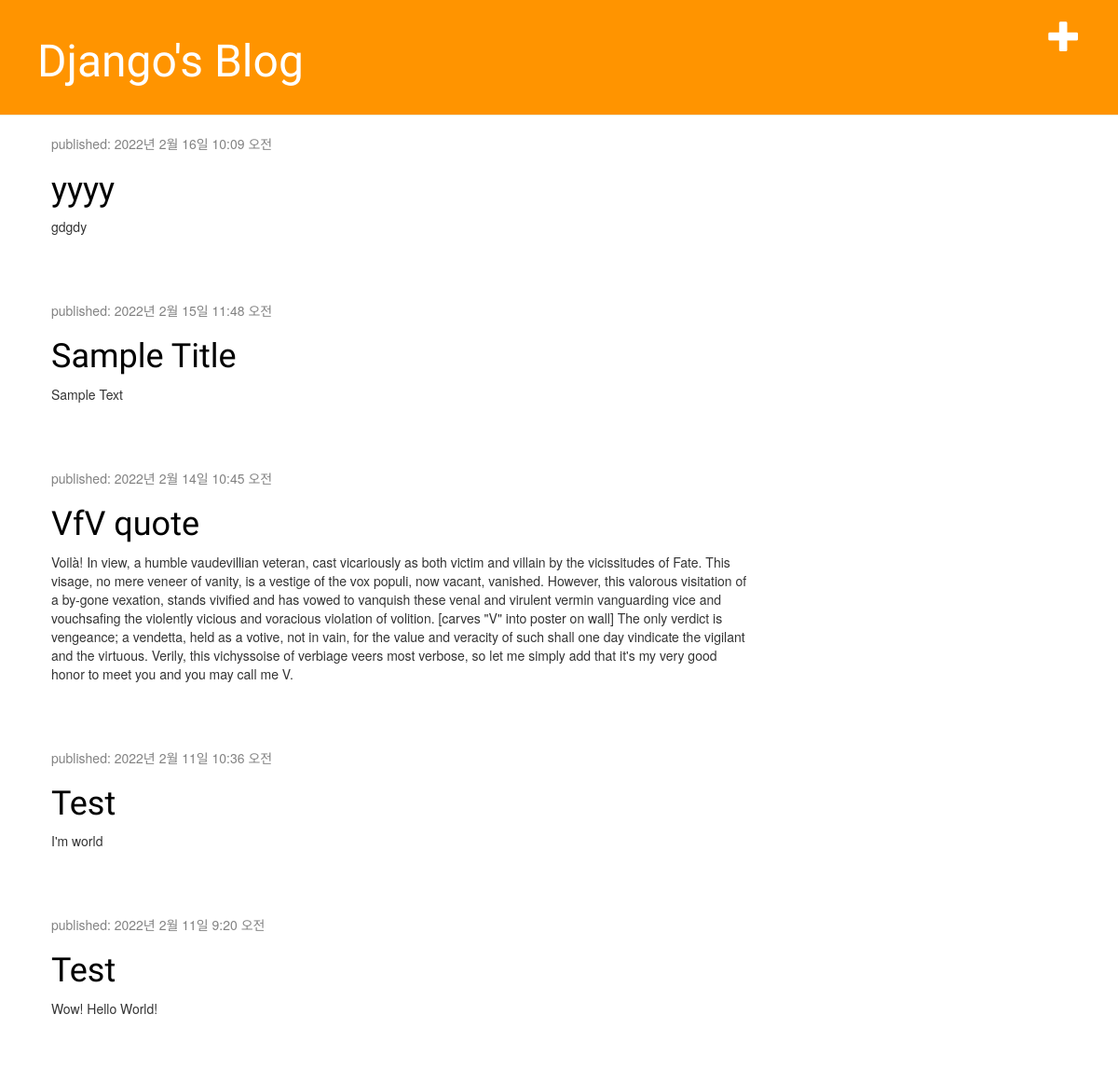
Page /blog/ on the earlier database version.
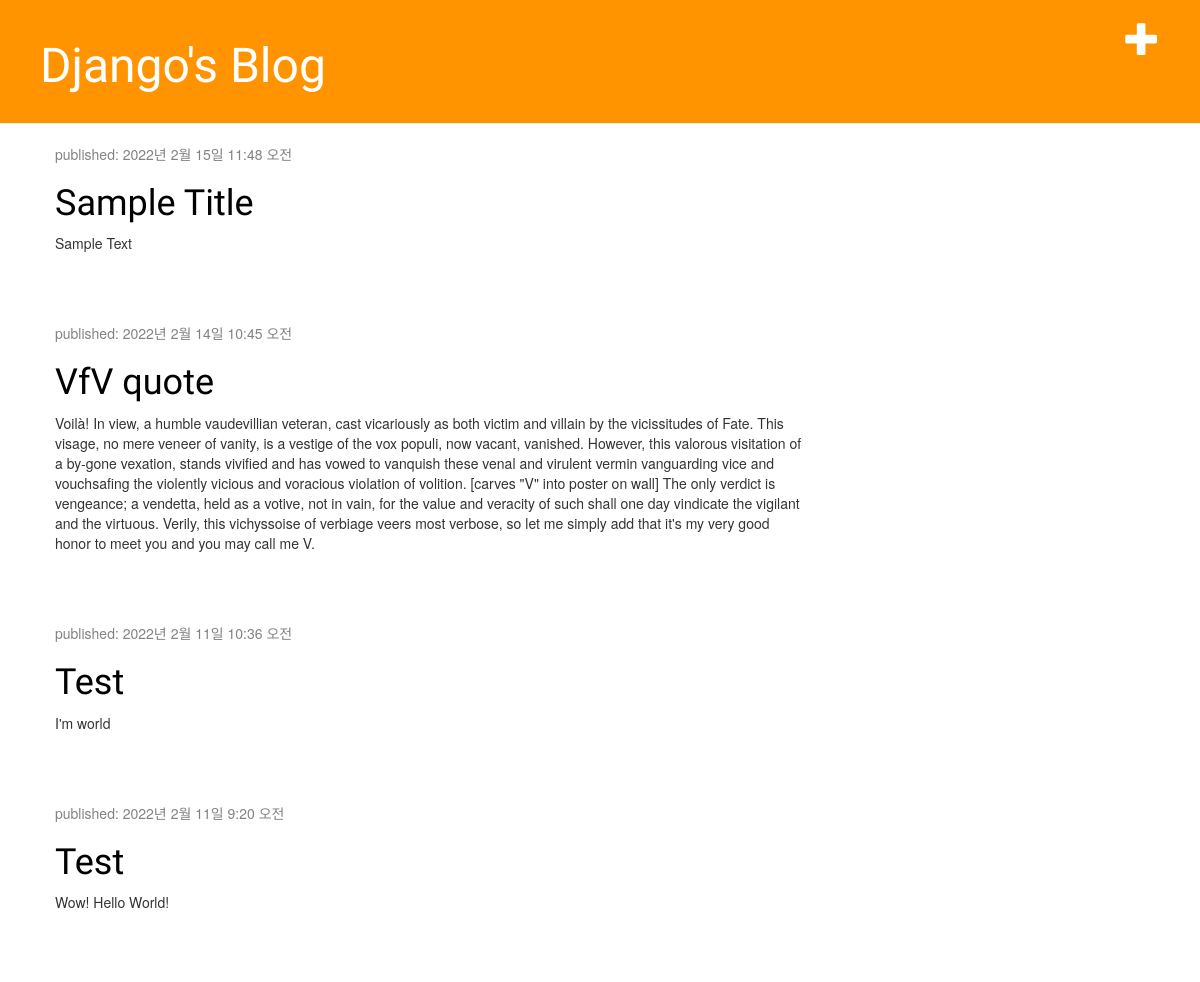
Same page on the later database version.
### blog/models.py (models this page shows, shortened)
class Post(models.Model):
    author = models.ForeignKey('auth.User', on_delete=models.CASCADE)
    title = models.CharField(max_length=200, validators=[min_length_2_validator])
    text = models.TextField()
    created_date = models.DateTimeField(default=timezone.now)
    published_date = models.DateTimeField(blank=True, null=True)

### blog/views.py (the view)
# urls.py: path('', views.post_list, name='post_list_home'),
def post_list(request):
    posts = Post.objects.filter(published_date__lte=timezone.now()).order_by('-published_date')
    return render(request, 'blog/post_list.html', {'post_list': posts})

### blog/templates/Blog/post_list.html
{% extends 'blog/base.html' %}
{% block content %}
{% for post in post_list %}
<div class="post">
    <div class="date">
        <p>published: {{ post.published_date }}</p>
    </div>
    <h1><a href="{% url 'post_detail' pk=post.pk %}">{{ post.title }}</a></h1>
    <p>{{ post.text | linebreaksbr }}</p>
</div>
{% empty %}
<p>Blog에 불러올 글이 없습니다.</p>
{% endfor %}
{% endblock %}

### blog/templates/Blog/base.html (shortened to what this page needs)
{% load static %}
<html>
<head>
    <link href="https://maxcdn.bootstrapcdn.com/bootstrap/3.3.2/css/bootstrap.min.css"
          rel="stylesheet">
    <link href="https://maxcdn.bootstrapcdn.com/bootstrap/3.3.2/css/bootstrap-theme.min.css"
          rel="stylesheet">
    <link href="{% static 'css/blog.css' %}?after" rel="stylesheet">
</head>
<body>
<div class="page-header">
    <a href="{% url 'post_new' %}" class="top-menu">
        <span class="glyphicon glyphicon-plus"></span></a>
    <h1><a href="{% url 'post_list_home' %}">Django's Blog</a></h1>
</div>
<div class="content container">
    <div class="row">
        <div class="col-md-8">
            {% block content %}
            {% endblock %}
        </div>
    </div>
</div>
</body>
</html>

### blog/static/css/blog.css (style rules this page uses)
.page-header { background-color: #ff9400; margin-top: 0; padding: 20px 20px 20px 40px; }
.page-header h1, .page-header h1 a, .page-header h1 a:visited, .page-header h1 a:active { color: #ffffff; font-size: 36pt; text-decoration: none; }
.content { margin-left: 40px; }
h1, h2, h3, h4 { font-family: 'Lobster', cursive; }
.date { color: #828282; }
.top-menu, .top-menu:hover, .top-menu:visited { color: #ffffff; float: right; font-size: 26pt; margin-right: 20px; }
.post { margin-bottom: 70px; }
.post h1 a, .post h1 a:visited { color: #000000; }

Differences in the rows shown:
removed Post: published_date "2022년 2월 16일 10:09 오전", title "yyyy", text "gdgdy"
